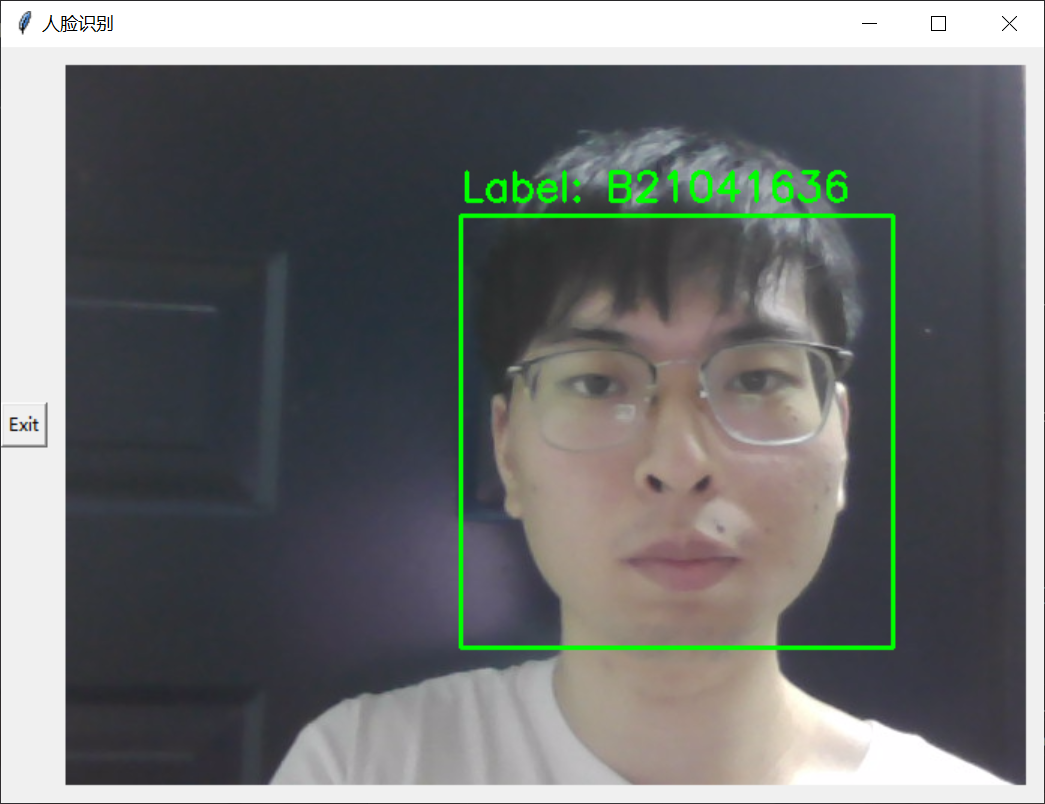
#> input picture as_prjs_all/1.png, 1045 x 804 px; its folder holds only this picture in this run
$ python -i datastronger.py   (imports and definitions only)
#> lines starting #> are read from the running program, lines starting #| are printed output that depends on the picture
#> further down, picture is the input picture: shape (804, 1045, 3); mean B, G, R 113.5, 113.9, 111.1
import os
import cv2
import numpy as np
from tqdm import tqdm
import random


# 定义数据增强函数
def augment_image(image):
    augmented_images = []

    # 随机角度
    random_angles = [random.randint(-30, 30) for _ in range(10)]
    # 随机平移
    random_translations = [(random.randint(-20, 20), random.randint(-20, 20)) for _ in range(10)]

    for angle in random_angles:
        # 旋转
        rows, cols, _ = image.shape
        rotation_matrix = cv2.getRotationMatrix2D((cols / 2, rows / 2), angle, scale=1)
        rotated_image = cv2.warpAffine(image, rotation_matrix, (cols, rows))

        # 缩放
        scaled_image = cv2.resize(image, None, fx=1.5, fy=1.5)  # 缩放因子为1.5

        augmented_images.extend([rotated_image, scaled_image])
#> this loop made 10 passes
#> pass 1, in augment_image, `rotated_image = cv2.warpAffine(image, rotation_matrix, (cols, rows))`:
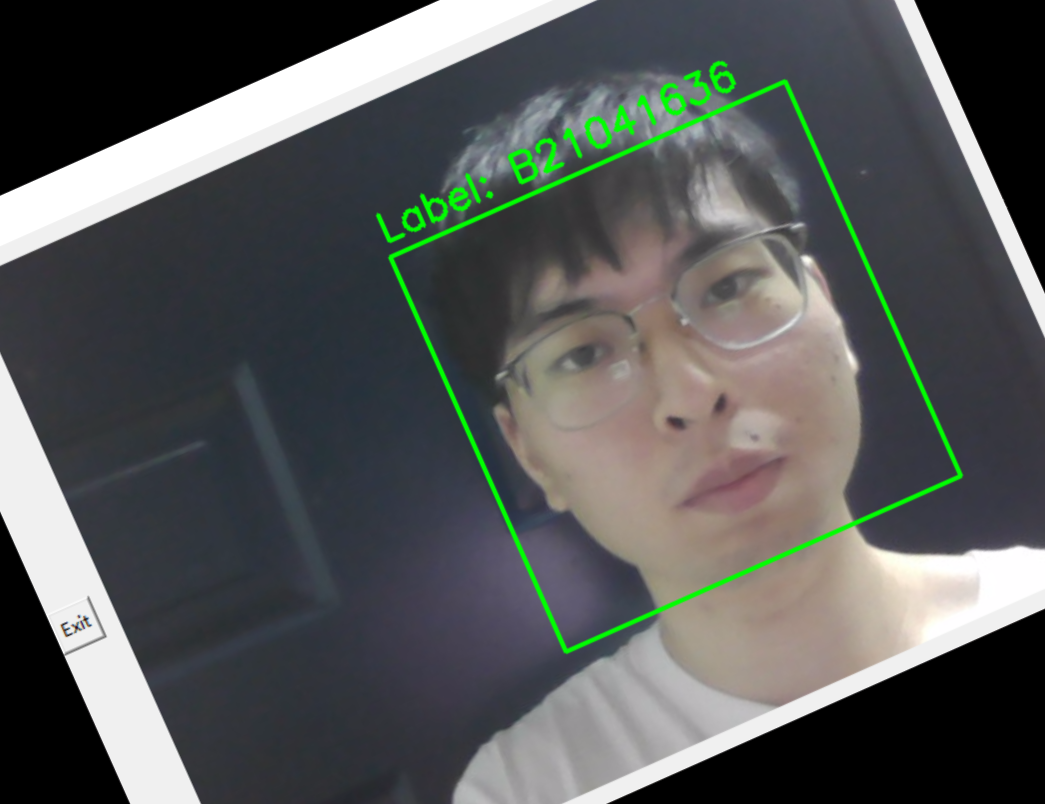
#> rotated_image: shape (804, 1045, 3); mean B, G, R 88.6, 89.6, 86.8
#> pass 1, in augment_image, `scaled_image = cv2.resize(image, None, fx=1.5, fy=1.5)`:
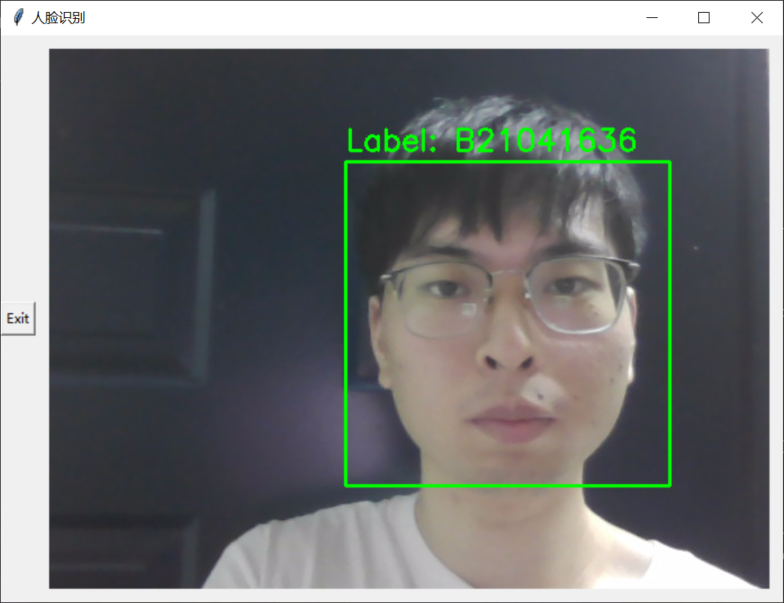
#> scaled_image: shape (1206, 1568, 3) (shown at 1/2 size); mean B, G, R 113.4, 113.8, 111.1
#> pass 3, in augment_image, `rotated_image = cv2.warpAffine(image, rotation_matrix, (cols, rows))`:
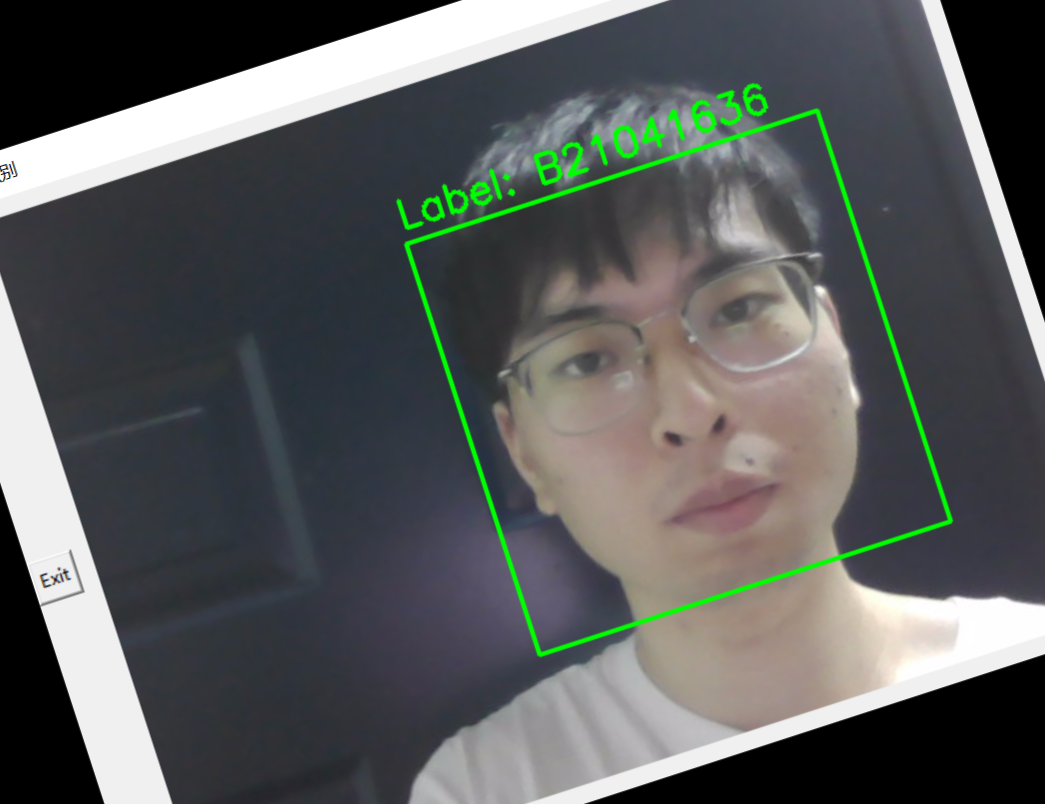
#> rotated_image: shape (804, 1045, 3); mean B, G, R 91.7, 92.4, 89.7
#> after the loop, augmented_images = 20 items

    for translation in random_translations:
        # 平移
        translation_matrix = np.float32([[1, 0, translation[0]], [0, 1, translation[1]]])
        translated_image = cv2.warpAffine(image, translation_matrix, (cols, rows))

        augmented_images.append(translated_image)
#> this loop made 10 passes
#> pass 1, in augment_image, `translated_image = cv2.warpAffine(image, translation_matrix, (cols, ro..`:
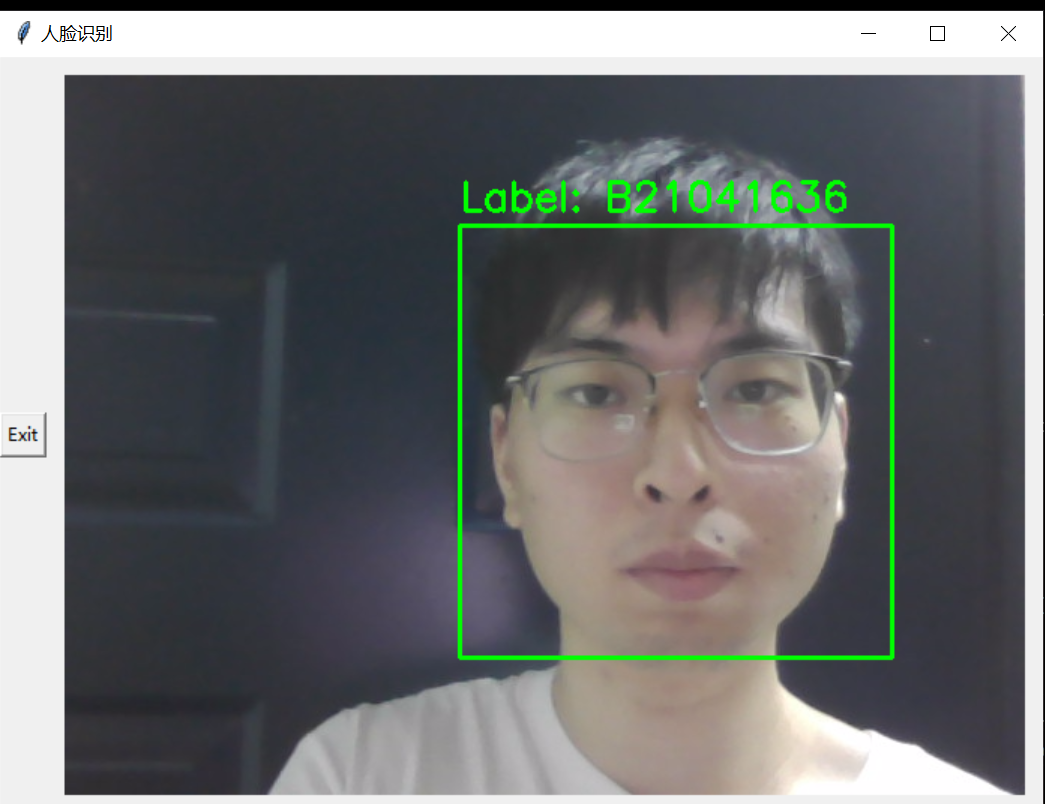
#> translated_image: shape (804, 1045, 3); mean B, G, R 110.7, 111.1, 108.3
#> pass 3, in augment_image, `translated_image = cv2.warpAffine(image, translation_matrix, (cols, ro..`:
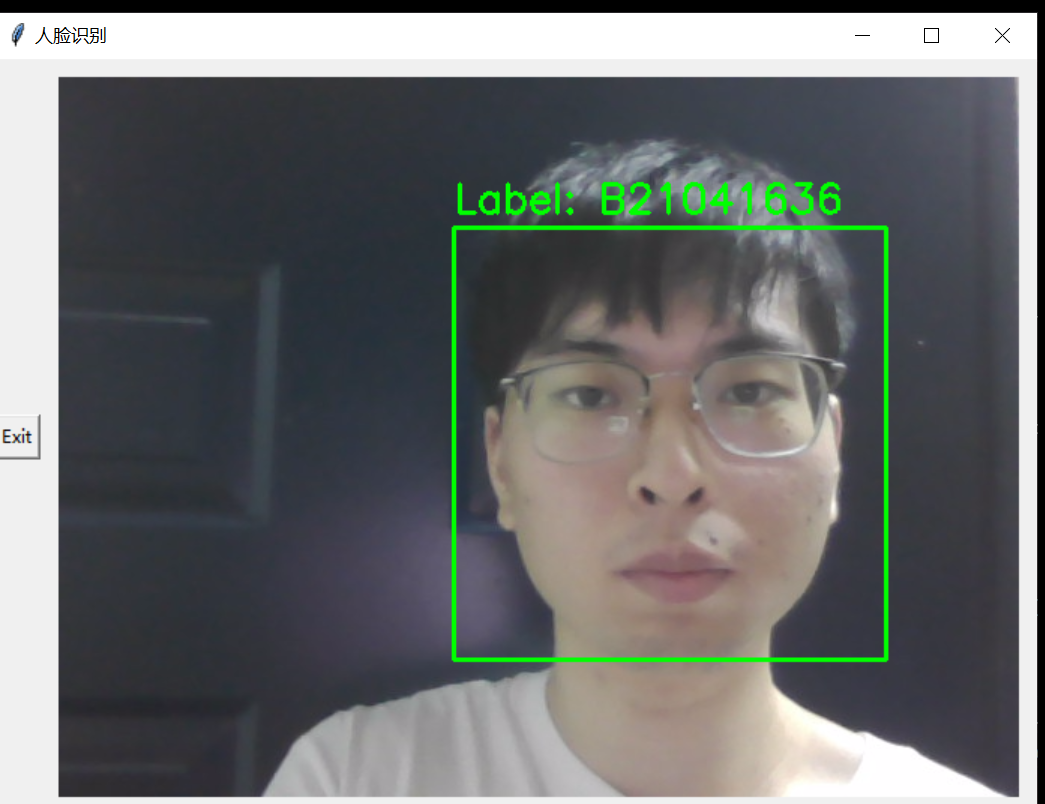
#> translated_image: shape (804, 1045, 3); mean B, G, R 108.7, 109.1, 106.4
#> after the loop, augmented_images = 30 items

    # 随机大小遮挡
    for _ in range(10):
        mask_height = random.randint(10, 50)  # 遮挡高度
        mask_width = random.randint(10, 50)  # 遮挡宽度
        x = random.randint(0, cols - mask_width)  # 遮挡位置 x 坐标
        y = random.randint(0, rows - mask_height)  # 遮挡位置 y 坐标

        masked_image = image.copy()
        masked_image[y:y + mask_height, x:x + mask_width] = 0  # 将遮挡区域置为黑色

        augmented_images.append(masked_image)
#> after the loop, augmented_images = 40 items

    return augmented_images


# 数据增强后保存的目录
output_dir = 'data02'

# 遍历每个学生的文件夹
# [24 lines not run here, left out]

>>> import cv2
>>> picture = cv2.imread('1.png')
>>> result = augment_image(picture)
#> result = 40 items

$ run again, on as_prjs_all/10.png
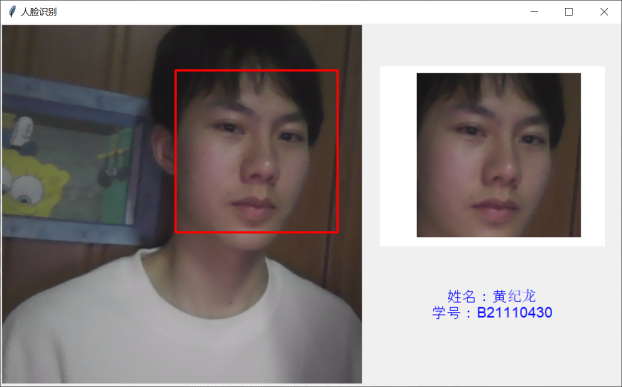
#> input picture as_prjs_all/10.png, 1244 x 774 px (shown at 1/2 size)
#> picture is the input picture: shape (774, 1244, 3); mean B, G, R 137.5, 138.5, 145.2
#> the loop in augment_image, `for angle in random_angles:` made 10 passes
#> pass 3, in augment_image, `rotated_image = cv2.warpAffine(image, rotation_matrix, (cols, rows))`:
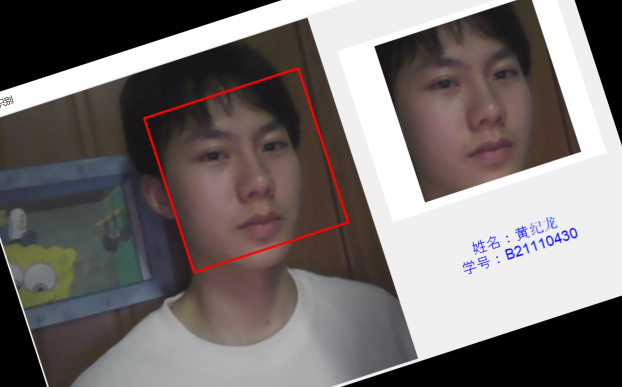
#> rotated_image: shape (774, 1244, 3) (shown at 1/2 size); mean B, G, R 111.3, 112.3, 119
#> after the loop in augment_image, `for angle in random_angles:`: augmented_images = 20 items
#> the loop in augment_image, `for translation in random_translations:` made 10 passes
#> pass 3, in augment_image, `translated_image = cv2.warpAffine(image, translation_matrix, (cols, ro..`:
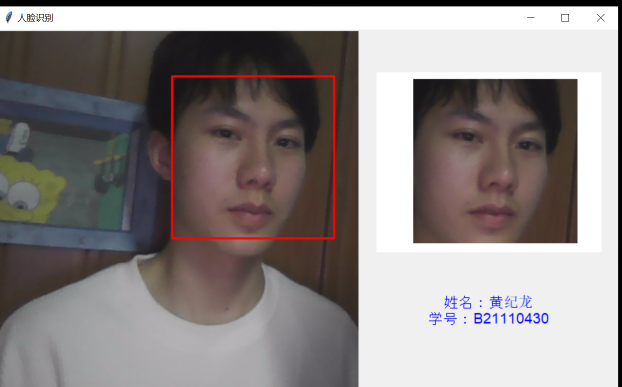
#> translated_image: shape (774, 1244, 3) (shown at 1/2 size); mean B, G, R 133.6, 134.6, 141.3
#> after the loop in augment_image, `for translation in random_translations:`: augmented_images = 30 items
#> after the loop in augment_image, `for _ in range(10):`: augmented_images = 40 items

$ run again, on as_prjs_all/11.png
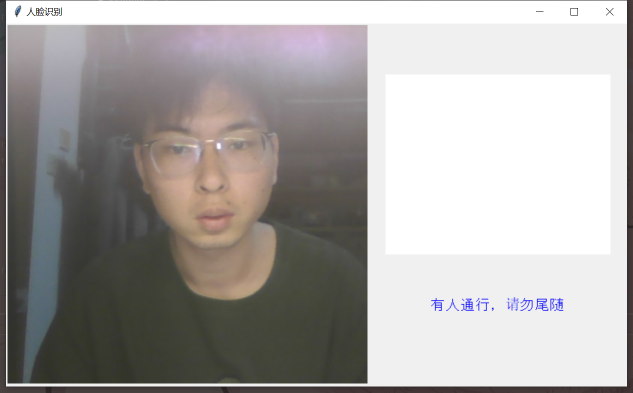
#> input picture as_prjs_all/11.png, 1266 x 785 px (shown at 1/2 size)
#> picture is the input picture: shape (785, 1266, 3); mean B, G, R 165, 166.9, 169.9
#> the loop in augment_image, `for angle in random_angles:` made 10 passes
#> pass 3, in augment_image, `rotated_image = cv2.warpAffine(image, rotation_matrix, (cols, rows))`:
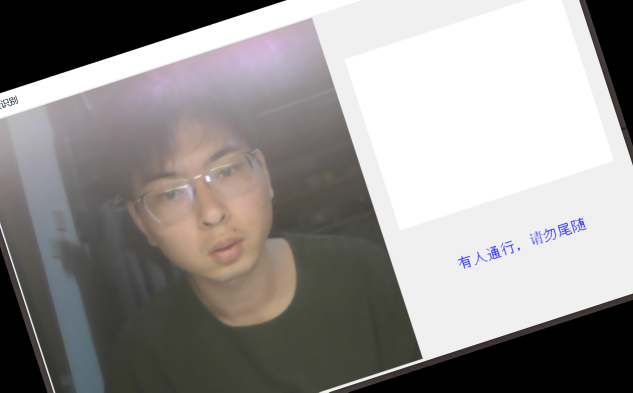
#> rotated_image: shape (785, 1266, 3) (shown at 1/2 size); mean B, G, R 144.1, 145.7, 148.7
#> after the loop in augment_image, `for angle in random_angles:`: augmented_images = 20 items
#> the loop in augment_image, `for translation in random_translations:` made 10 passes
#> pass 3, in augment_image, `translated_image = cv2.warpAffine(image, translation_matrix, (cols, ro..`:
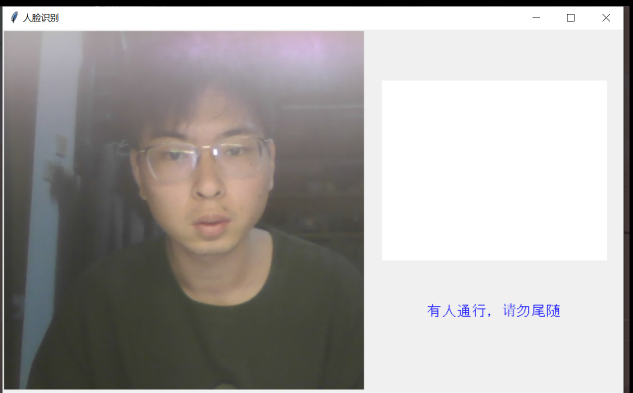
#> translated_image: shape (785, 1266, 3) (shown at 1/2 size); mean B, G, R 163.8, 165.7, 168.6
#> after the loop in augment_image, `for translation in random_translations:`: augmented_images = 30 items
#> after the loop in augment_image, `for _ in range(10):`: augmented_images = 40 items

$ run again, on as_prjs_all/2.png
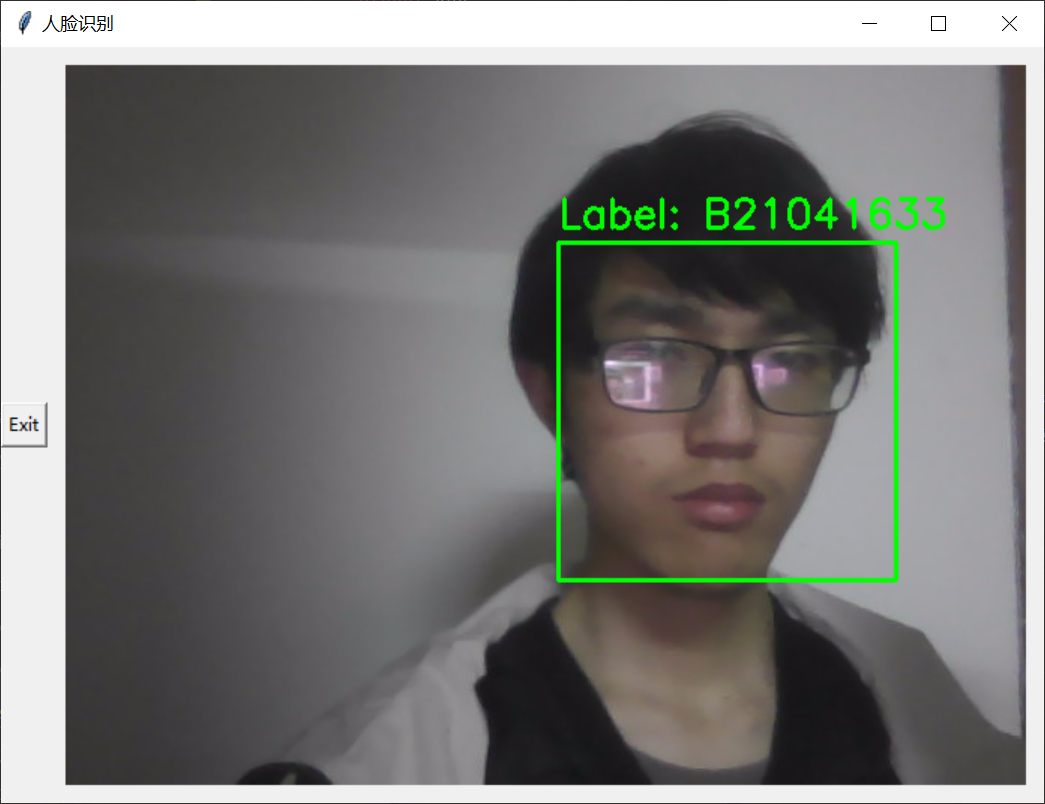
#> input picture as_prjs_all/2.png, 1045 x 804 px
#> picture is the input picture: shape (804, 1045, 3); mean B, G, R 118.6, 121.4, 121
#> the loop in augment_image, `for angle in random_angles:` made 10 passes
#> pass 3, in augment_image, `rotated_image = cv2.warpAffine(image, rotation_matrix, (cols, rows))`:
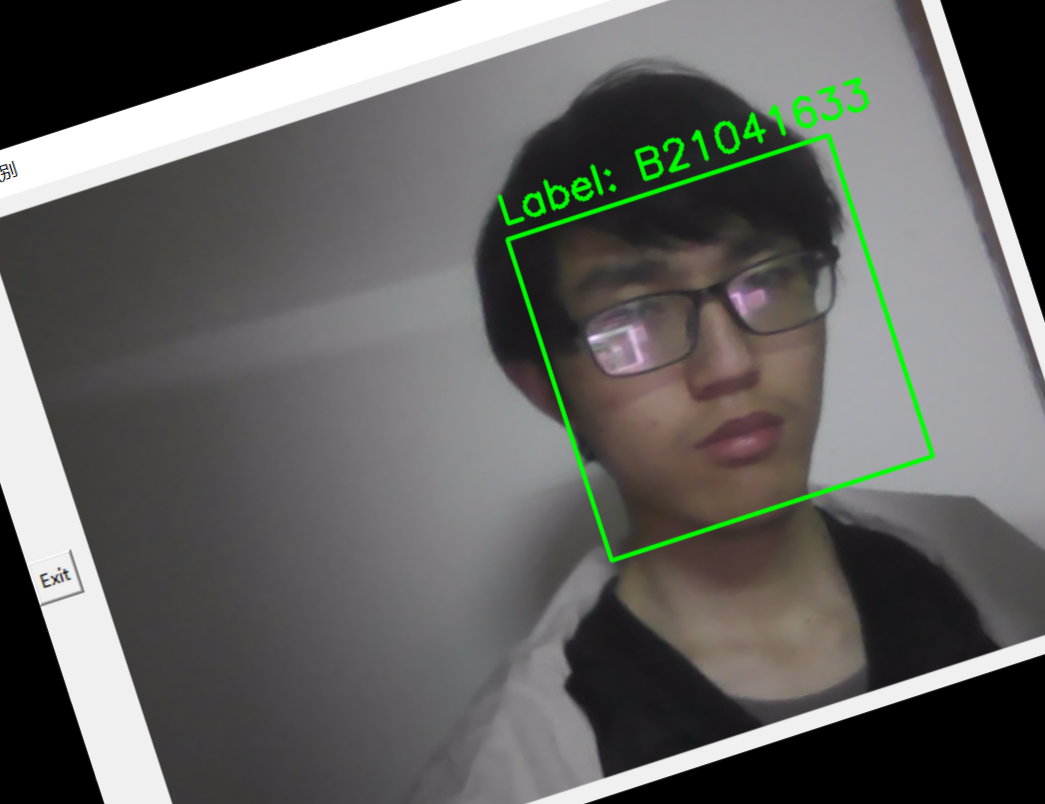
#> rotated_image: shape (804, 1045, 3); mean B, G, R 96.6, 99.5, 98.9
#> after the loop in augment_image, `for angle in random_angles:`: augmented_images = 20 items
#> the loop in augment_image, `for translation in random_translations:` made 10 passes
#> pass 3, in augment_image, `translated_image = cv2.warpAffine(image, translation_matrix, (cols, ro..`:
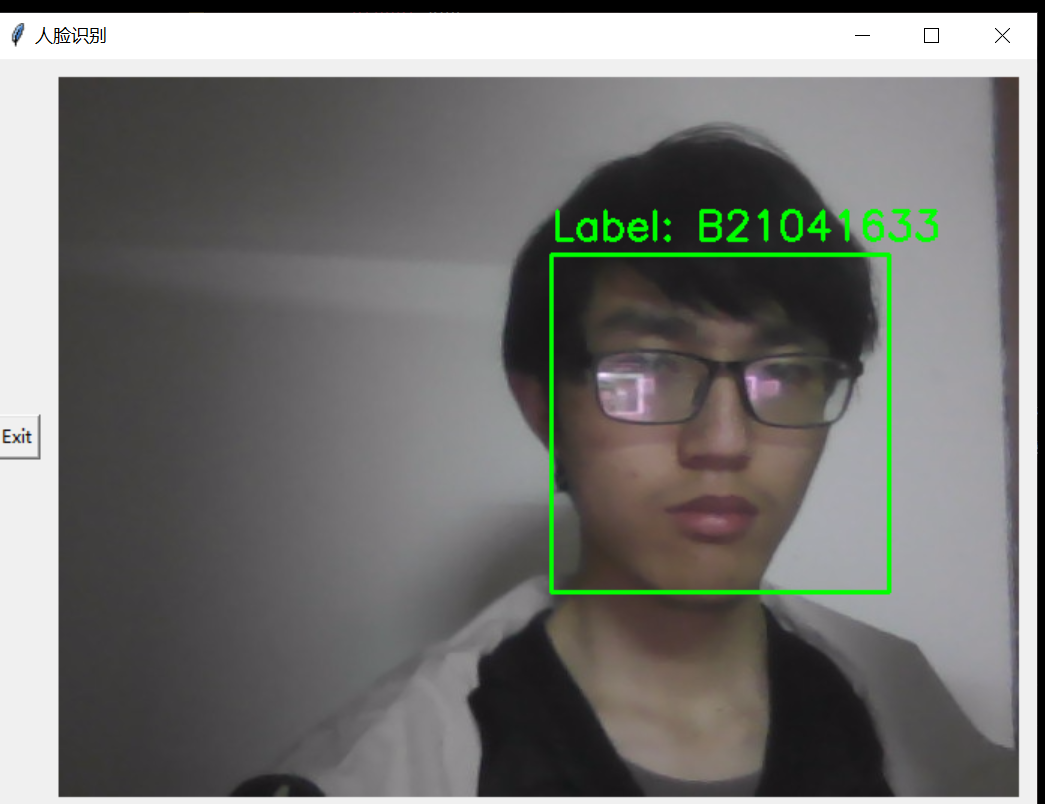
#> translated_image: shape (804, 1045, 3); mean B, G, R 113.9, 116.7, 116.2
#> after the loop in augment_image, `for translation in random_translations:`: augmented_images = 30 items
#> after the loop in augment_image, `for _ in range(10):`: augmented_images = 40 items
